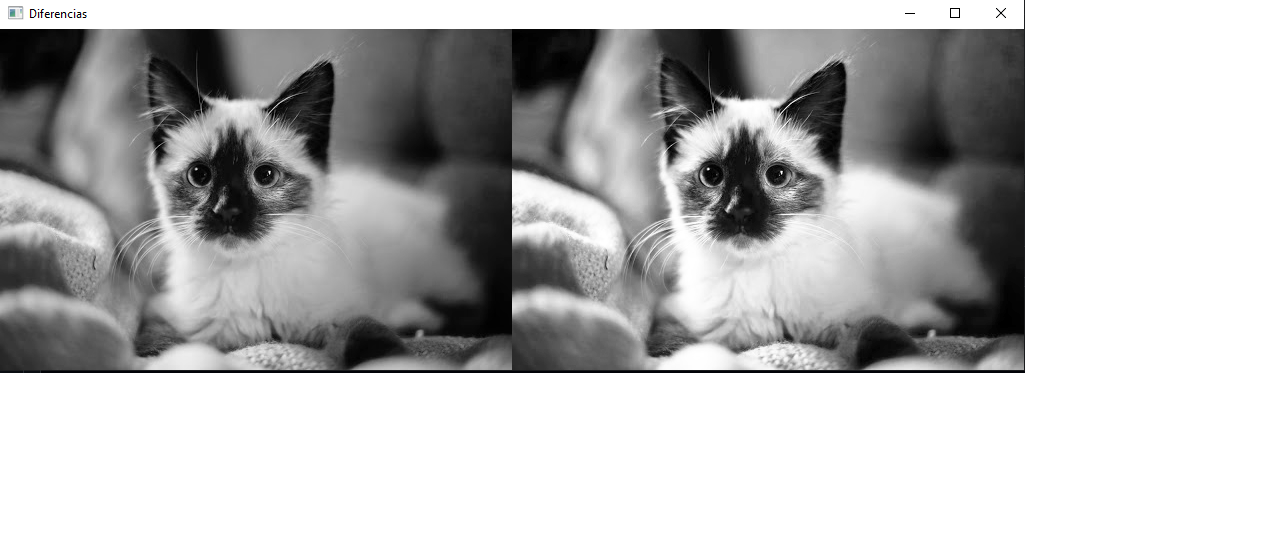
#> input picture Ecualizacion2.png, 1284 x 554 px
$ python operacionesLog.py
#> lines starting #> are read from the running program, lines starting #| are printed output that depends on the picture
import numpy as np
import  matplotlib.pyplot as plt
import cv2

def corte(img, alto, ancho):
    cor = img[0:alto, 0:ancho]
    return cor
def verificar(med1, med2):
    if med1== med2:
        med = med1
    elif med1> med2:
        med = med2
    elif med2 > med1:
        med = med1
    return med

def mostrar(imagen, nombre):
    rgb = cv2.cvtColor(imagen, cv2.COLOR_BGR2RGB)
    plt.imshow(rgb)
    plt.title(nombre)
    plt.axis("off")
    plt.show()

def plotear(figura, sp, nombre, imagen):
    plt.figure(figura)
    plt.subplot(sp)
    plt.title(nombre)
    plt.imshow(imagen)


a = input("Ingrese imagen 1: ")
#> the answer given: ../Ecualizacion2.png
b = input("Ingrese imagen 2:")
#> the answer given: ../ecual.png
imagen1 = cv2.imread(a)
#> imagen1 is the input picture: shape (554, 1284, 3); mean B, G, R 187, 187, 187
imagen2 = cv2.imread(b)
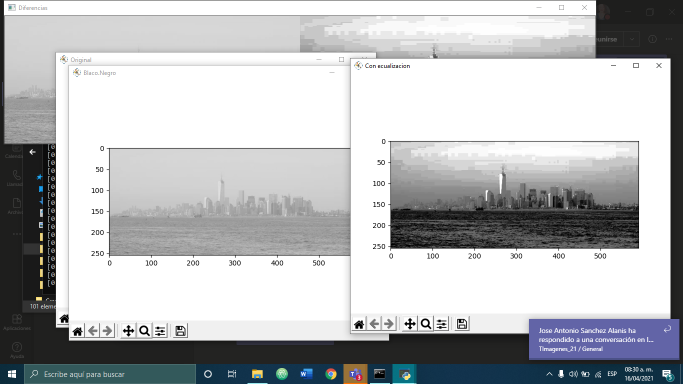
#> input picture ecual.png, 1366 x 768 px (shown at 1/2 size)
#> imagen2 is the input picture: shape (768, 1366, 3); mean B, G, R 187.5, 185.5, 183.8

print(imagen1.shape)
#| (554, 1284, 3)
print(imagen2.shape)
#| (768, 1366, 3)

al1, an1, c1 = imagen1.shape
#> al1 = 554; an1 = 1284; c1 = 3
al2, an2, c2 = imagen2.shape
#> al2 = 768; an2 = 1366; c2 = 3

if c1 != c2:
    print("La imagenes no tienen los mismos canales")
else:
    x = verificar(an1, an2)
#> x = 1284
    y = verificar(al1, al2)
#> y = 554
    img1 = corte(imagen1, y, x)
    img2 = corte(imagen2, y, x)
#> call 2 of corte, with alto = 554, ancho = 1284
#> in corte (call 2), `cor = img[0:alto, 0:ancho]`:
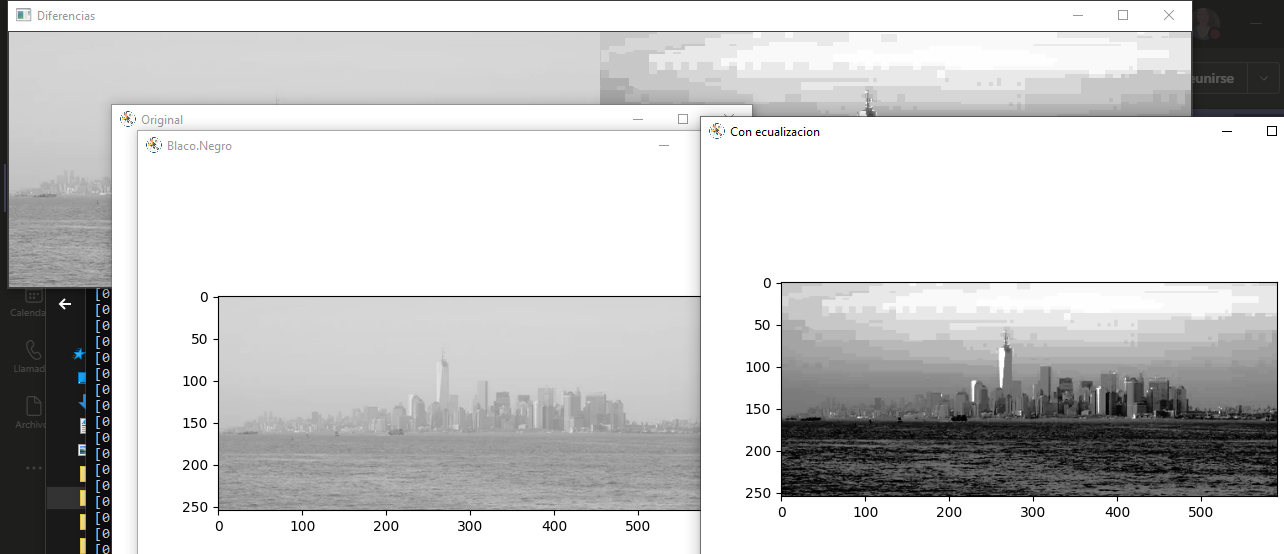
#> cor: shape (554, 1284, 3); mean B, G, R 202.8, 202.9, 202.8

bw_and = cv2.bitwise_and(img1, img2)
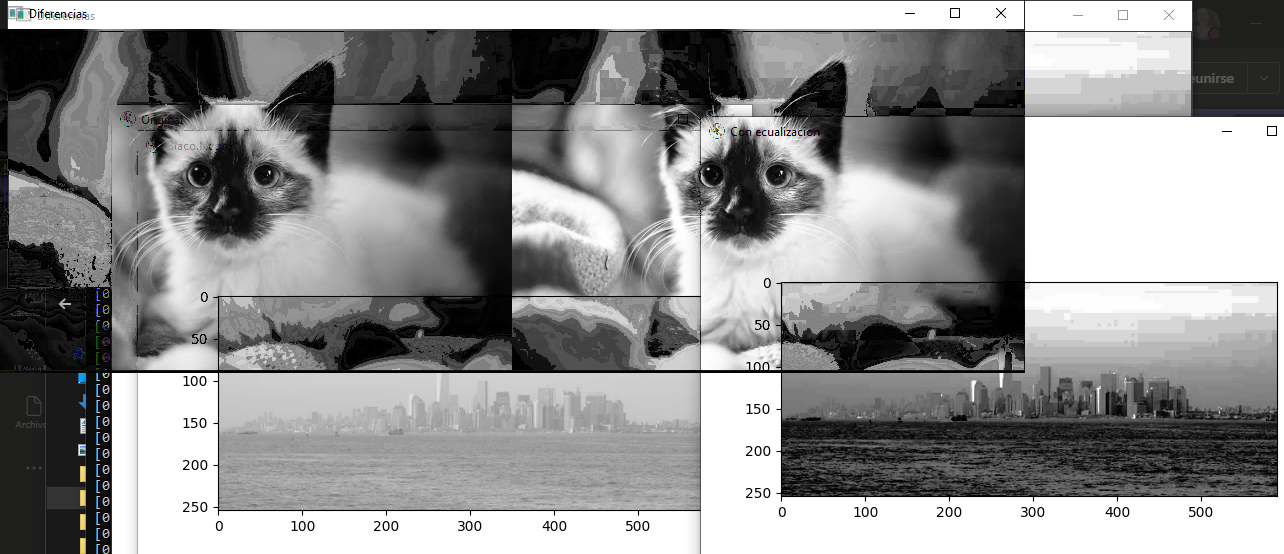
#> bw_and: shape (554, 1284, 3); mean B, G, R 143.5, 143.5, 143.5
bw_or = cv2.bitwise_or(img1, img2)
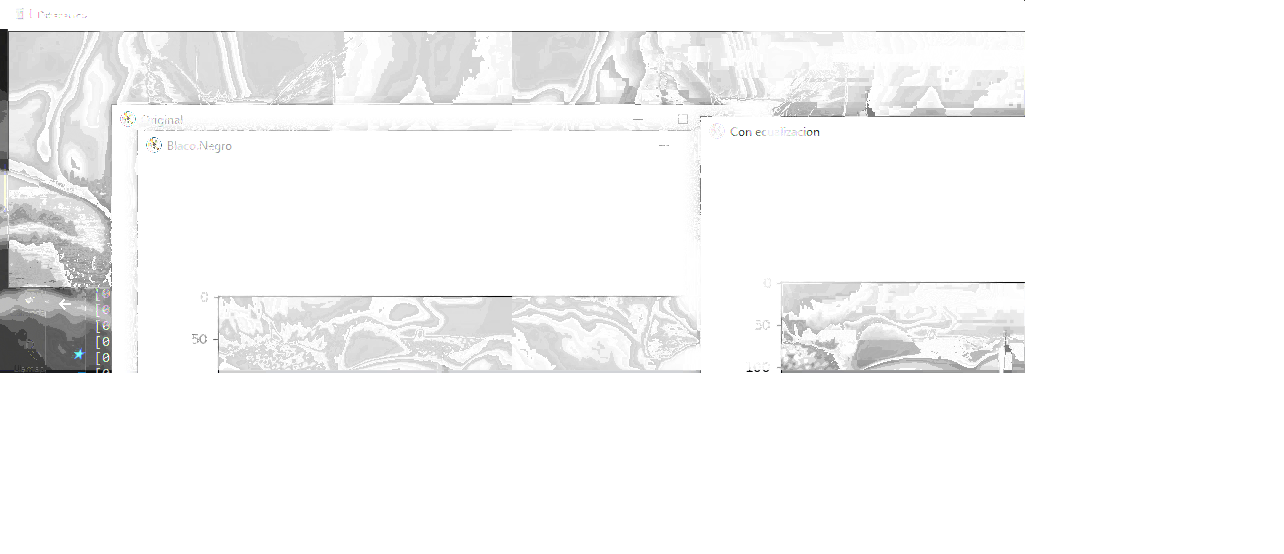
#> bw_or: shape (554, 1284, 3); mean B, G, R 246.3, 246.3, 246.3
bw_xor = cv2.bitwise_xor(img1, img2)
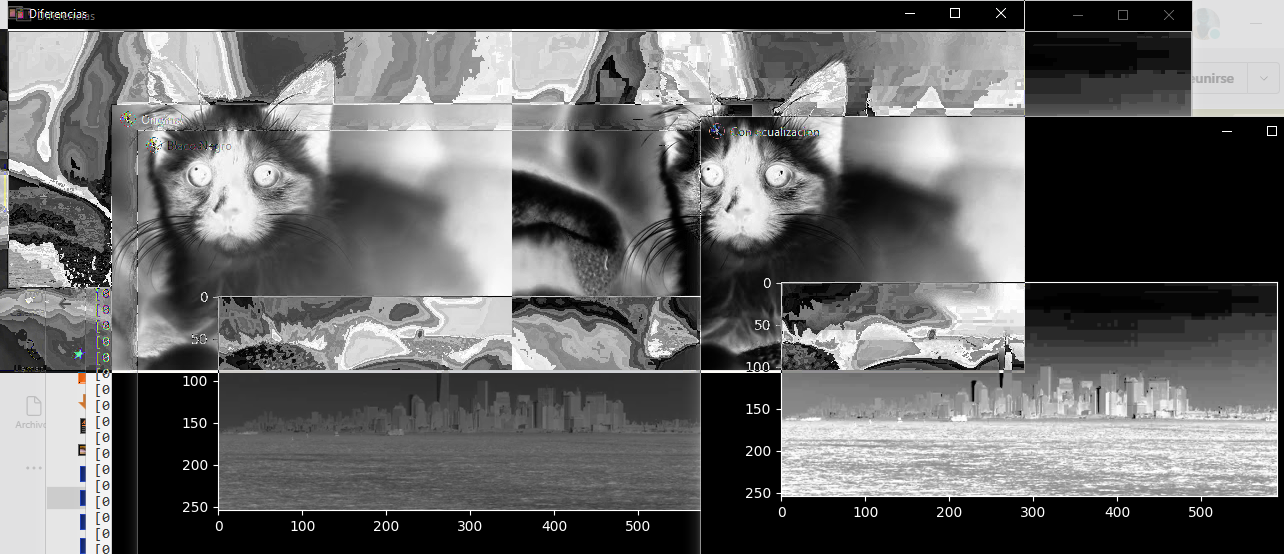
#> bw_xor: shape (554, 1284, 3); mean B, G, R 102.9, 102.8, 102.8
bw_not = cv2.bitwise_not(imagen1)
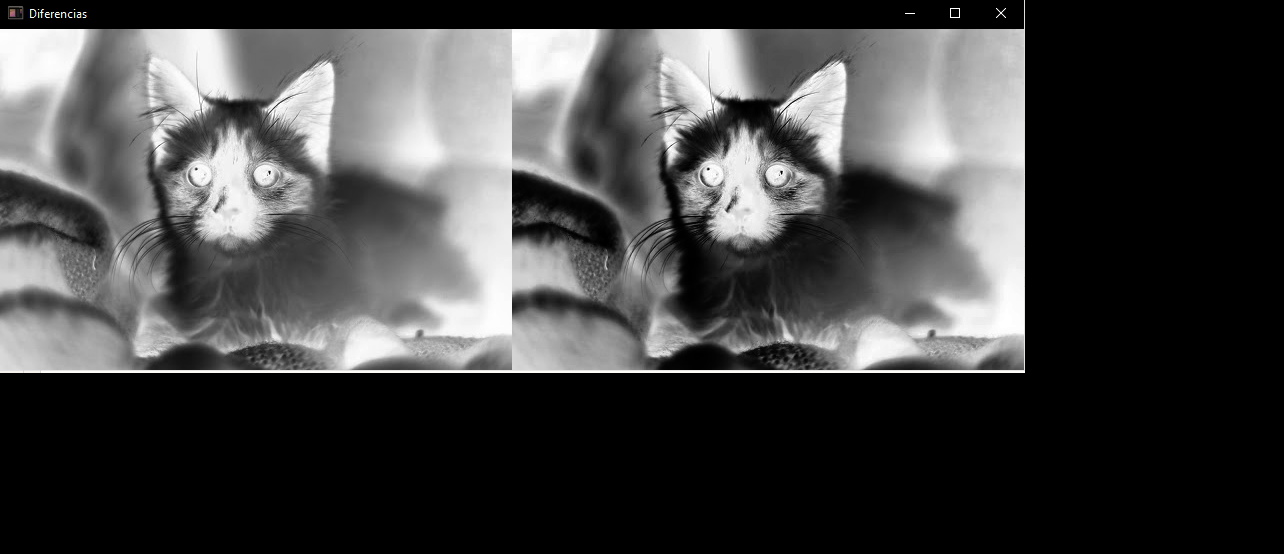
#> bw_not: shape (554, 1284, 3); mean B, G, R 68, 68, 68
bw_not2 = cv2.bitwise_not(imagen2)
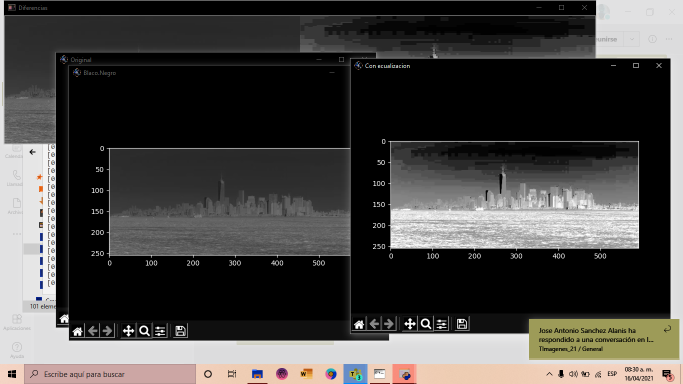
#> bw_not2: shape (768, 1366, 3) (shown at 1/2 size); mean B, G, R 67.5, 69.5, 71.2

rgb1 = cv2.cvtColor(imagen1, cv2.COLOR_BGR2RGB)
rgb2 = cv2.cvtColor(imagen2, cv2.COLOR_BGR2RGB)
rgb_and = cv2.cvtColor(bw_and, cv2.COLOR_BGR2RGB)
rgb_or = cv2.cvtColor(bw_or, cv2.COLOR_BGR2RGB)
rgb_xor = cv2.cvtColor(bw_xor, cv2.COLOR_BGR2RGB)
rgb_not1 = cv2.cvtColor(bw_not, cv2.COLOR_BGR2RGB)
rgb_not2 = cv2.cvtColor(bw_not2, cv2.COLOR_BGR2RGB)

plotear(1, 241, "Imagen1", rgb1)
plotear(1, 242, "Imagen2", rgb2)
plotear(1, 243, "AND", rgb_and)
plotear(1, 244, "OR", rgb_or)
plotear(1, 245, "XOR", rgb_xor)
plotear(1, 246, "not1", rgb_not1)
plotear(1, 247, "not2", rgb_not2)

plt.show()
